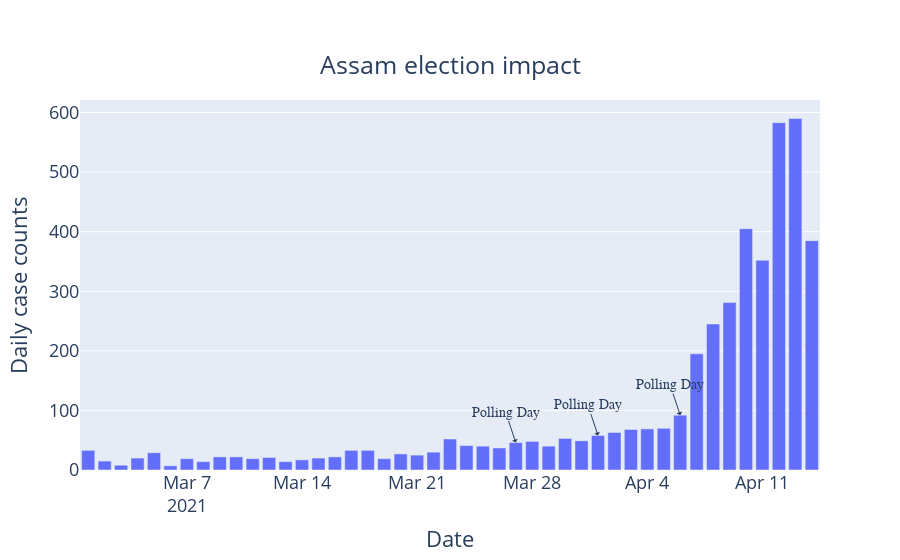

Notebook code for this chart:
### Code cell
#Assam election days : 27 March, 1 April, 6 April

#No real increase in case counts seen in the month preceding election -> campaigning did not have an adverse effect?

#In the 14 days following the last polling day (April 6), a large spike in cases is seen

#Fair to assume that this spike is largely due to people contracting the virus on the last polling day, considering the 7-14 day incubation period?

fig = px.bar(assam.loc[election_mask], x = 'Date', y = 'new cases', labels = {'x': "Date", 'new cases': 'Daily case counts'}, title = 'Assam election impact')

fig.add_annotation(
            x='2021-03-27', y=46,
            text="Polling Day",
            font=dict(
            family="Courier New, monospace",
            size=14,
            ),
            showarrow=True,
            arrowhead=1
)

fig.add_annotation(
            x='2021-04-01', y=58,
            text="Polling Day",
            font=dict(
            family="Courier New, monospace",
            size=14,
            ),
            showarrow=True,
            arrowhead=1
)

fig.add_annotation(
            x='2021-04-06', y=92,
            text="Polling Day",
            font=dict(
            family="Courier New, monospace",
            size=14,
            ),
            showarrow=True,
            arrowhead=1
)

fig.update_layout(
    title={
        'y':0.9,
        'x':0.5,
        'xanchor': 'center',
        'yanchor': 'top'},

    font = dict(size = 18))


fig.show()

### Figure 1 — Plotly figure (JSON) as saved in the notebook; plotly's stock layout.template omitted (floating-point values rounded to 4 significant figures)
{"data": [{"alignmentgroup": "True", "hovertemplate": "Date=%{x}<br>Daily case counts=%{y}<extra></extra>", "legendgroup": "", "marker": {"color": "#636efa"}, "name": "", "offsetgroup": "", "orientation": "v", "showlegend": false, "textposition": "auto", "type": "bar", "x": ["2021-03-01", "2021-03-02", "2021-03-03", "2021-03-04", "2021-03-05", "2021-03-06", "2021-03-07", "2021-03-08", "2021-03-09", "2021-03-10", "2021-03-11", "2021-03-12", "2021-03-13", "2021-03-14", "2021-03-15", "2021-03-16", "2021-03-17", "2021-03-18", "2021-03-19", "2021-03-20", "2021-03-21", "2021-03-22", "2021-03-23", "2021-03-24", "2021-03-25", "2021-03-26", "2021-03-27", "2021-03-28", "2021-03-29", "2021-03-30", "2021-03-31", "2021-04-01", "2021-04-02", "2021-04-03", "2021-04-04", "2021-04-05", "2021-04-06", "2021-04-07", "2021-04-08", "2021-04-09", "2021-04-10", "2021-04-11", "2021-04-12", "2021-04-13", "2021-04-14"], "xaxis": "x", "y": [33, 15, 8, 20, 29, 7, 19, 14, 22, 22, 19, 21, 14, 17, 20, 22, 33, 33, 19, 27, 25, 30, 52, 41, 40, 37, 46, 48, 40, 53, 49, 58, 63, 68, 69, 70, 92, 195, 245, 281, 405, 352, 583, 590, 385], "yaxis": "y"}], "layout": {"annotations": [{"arrowhead": 1, "font": {"family": "Courier New, monospace", "size": 14}, "showarrow": true, "text": "Polling Day", "x": "2021-03-27", "y": 46}, {"arrowhead": 1, "font": {"family": "Courier New, monospace", "size": 14}, "showarrow": true, "text": "Polling Day", "x": "2021-04-01", "y": 58}, {"arrowhead": 1, "font": {"family": "Courier New, monospace", "size": 14}, "showarrow": true, "text": "Polling Day", "x": "2021-04-06", "y": 92}], "barmode": "relative", "font": {"size": 18}, "legend": {"tracegroupgap": 0}, "title": {"text": "Assam election impact", "x": 0.5, "xanchor": "center", "y": 0.9, "yanchor": "top"}, "xaxis": {"anchor": "y", "domain": [0, 1], "title": {"text": "Date"}}, "yaxis": {"anchor": "x", "domain": [0, 1], "title": {"text": "Daily case counts"}}}}
